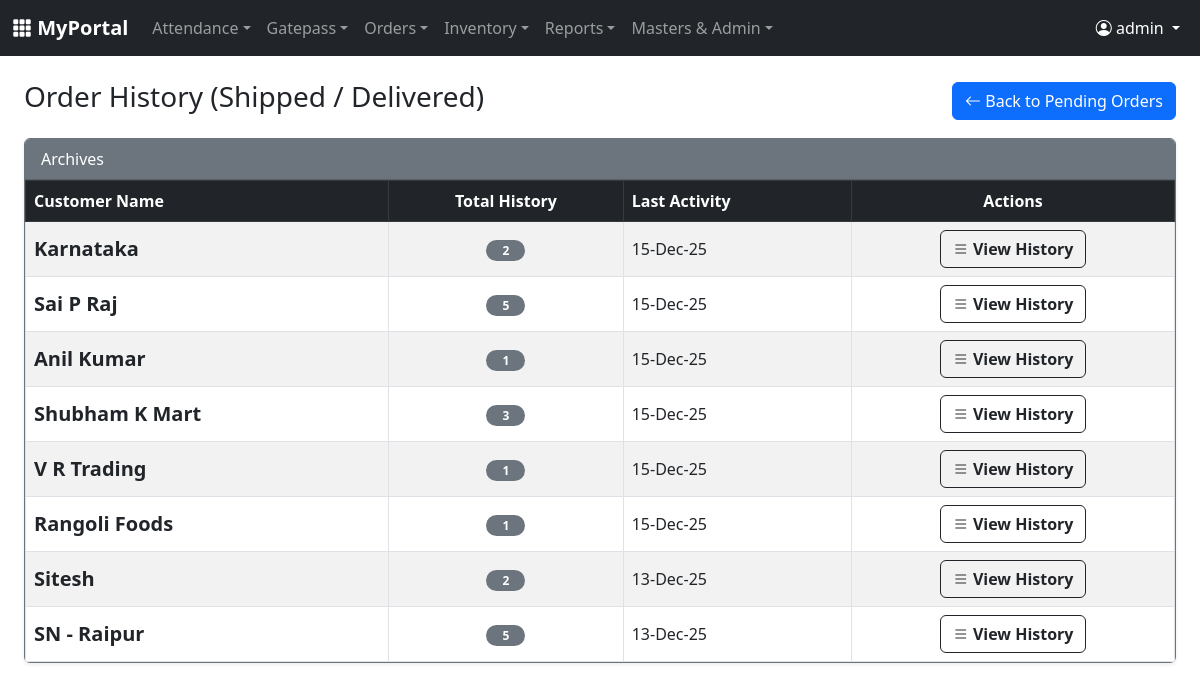
/oms_history.php (signed in), run on the app's committed database.
### tables this page shows
CREATE TABLE `oms_orders` (
  `id` int NOT NULL,
  `customer_id` int DEFAULT NULL,
  `item_id` int DEFAULT NULL,
  `quantity` int DEFAULT NULL,
  `price` decimal(10,2) DEFAULT NULL,
  `dispatch_date` date DEFAULT NULL,
  `status` enum('Pending','Shipped','Delivered','Cancelled') DEFAULT 'Pending',
  `created_at` datetime DEFAULT CURRENT_TIMESTAMP
);

### oms_history.php (the view, shortened to what this page needs)
<?php
require_once 'config.php';
$sql = "SELECT o.*, c.name as cname, i.name as iname
        FROM oms_orders o
        LEFT JOIN oms_customers c ON o.customer_id = c.id
        LEFT JOIN oms_items i ON o.item_id = i.id
        WHERE o.status IN ('Shipped', 'Delivered')
        ORDER BY o.dispatch_date DESC";
$result = $conn->query($sql);
$grouped_data = [];
while($row = $result->fetch_assoc()) {
    $cid = $row['customer_id'];
    if (!isset($grouped_data[$cid])) { $grouped_data[$cid] = ['name' => $row['cname'], 'orders' => []]; }
    $grouped_data[$cid]['orders'][] = $row;
}
?>
<!DOCTYPE html>
<html>
<head>
    <link href="https://cdn.jsdelivr.net/npm/bootstrap@5.3.0/dist/css/bootstrap.min.css" rel="stylesheet">
    <link href="https://cdn.jsdelivr.net/npm/bootstrap-icons@1.10.0/font/bootstrap-icons.css" rel="stylesheet">
</head>
<body>
    <?php include 'navbar.php'; ?>
    <div class="container-fluid px-4">
        <div class="d-flex justify-content-between align-items-center mb-3">
            <h3>Order History (Shipped / Delivered)</h3>
            <a href="oms_orders.php" class="btn btn-primary"><i class="bi bi-arrow-left"></i> Back to Pending Orders</a>
        </div>
        <div class="card shadow-sm border-secondary">
            <div class="card-header bg-secondary text-white">Archives</div>
            <div class="card-body p-0">
                <table class="table table-bordered table-striped mb-0 align-middle">
                    <thead class="table-dark">
                        <tr>
                            <th>Customer Name</th>
                            <th class="text-center">Total History</th>
                            <th>Last Activity</th>
                            <th class="text-center">Actions</th>
                        </tr>
                    </thead>
                    <tbody>
                        <?php if(!empty($grouped_data)): ?>
                            <?php foreach($grouped_data as $cid => $data):
                                $order_count = count($data['orders']);
                                $last_date = $data['orders'][0]['dispatch_date'];
                            ?>
                            <tr>
                                <td class="fw-bold fs-5"><?php echo $data['name']; ?></td>
                                <td class="text-center"><span class="badge bg-secondary rounded-pill px-3"><?php echo $order_count; ?></span></td>
                                <td><?php echo date('d-M-y', strtotime($last_date)); ?></td>
                                <td class="text-center">
                                    <button class="btn btn-outline-dark fw-bold" onclick="showCustomerOrders(<?php echo $cid; ?>, '<?php echo htmlspecialchars($data['name']); ?>')">
                                        <i class="bi bi-list"></i> View History
                                    </button>
                                </td>
                            </tr>
                            <?php endforeach; ?>
                        <?php else: ?>
                            <tr><td colspan="4" class="text-center p-4">No historical orders found.</td></tr>
                        <?php endif; ?>
                    </tbody>
                </table>
            </div>
        </div>
    </div>
</body>
</html>

### data on the page
oms_orders: dispatch_date "15-Dec-25"
oms_orders: dispatch_date "15-Dec-25"
oms_orders: dispatch_date "15-Dec-25"
oms_orders: dispatch_date "15-Dec-25"
oms_orders: dispatch_date "15-Dec-25"
oms_orders: dispatch_date "15-Dec-25"
oms_orders: dispatch_date "13-Dec-25"
oms_orders: dispatch_date "13-Dec-25"

### other printed values
$user_name "admin"
$data['name'] "Karnataka"
$order_count "2"
$data['name'] "Sai P Raj"
$order_count "5"
$data['name'] "Anil Kumar"
$order_count "1"
$data['name'] "Shubham K Mart"
$order_count "3"
$data['name'] "V R Trading"
$data['name'] "Rangoli Foods"
$data['name'] "Sitesh"
$data['name'] "SN - Raipur"
